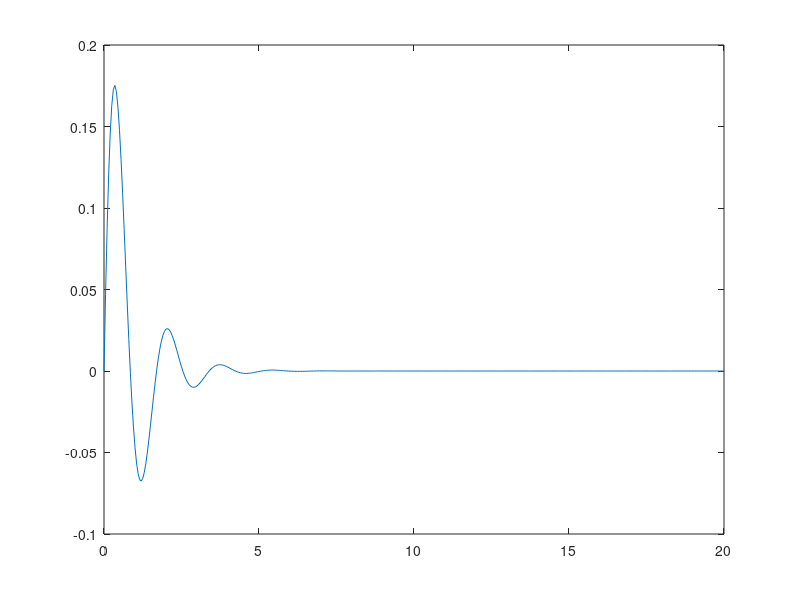

Write the MATLAB code that produced this figure.
m = 4
b = 9
k = 60
% matrices
A = [ -b/m -k/m; 1 0]
B = [ 1/m; 0]
C = [ 0 1]
D = [ 0 ]
% system
sys = ss(A, B, C, D)
x0 = [1; 0]
t=0:0.05:20
x0=[1;0]
y=initial(sys,x0,t)
plot(t,y)
